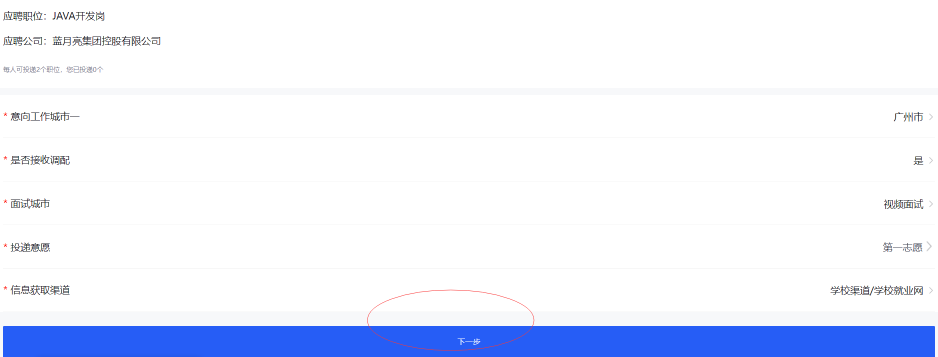
#> input picture 84-谢保成-武汉/image/p1.png, 1876 x 713 px, found by its file name (shown at 1/2 size)
$ python '图片灰度与二值化.py'
#> lines starting #> are read from the running program, lines starting #| are printed output that depends on the picture; after the words box and inside, x2 and y2 are one past the last pixel; in counts of white or black regions, pixels touching at a corner belong together
import cv2
import numpy as np
import matplotlib.pyplot as plt
from skimage.color import rgb2gray

filePath = '/84-谢保成-武汉/image/p1.png'
# ============================灰度化===========================================
'''
1.源码实现灰度化
'''
# 读取图片
img = cv2.imread(filePath)
#> img is the input picture: shape (713, 1876, 3); mean B, G, R 252.4, 239.3, 234.7
# 获取图片的信息
imgInfo = img.shape
#> imgInfo = (713, 1876, 3)
# 高度
height = int(imgInfo[0] * 0.5)
#> height = 356
# 宽度
width = int(imgInfo[1] * 0.5)
#> width = 938
# 将原图缩小一半
img = cv2.resize(img, (width, height))
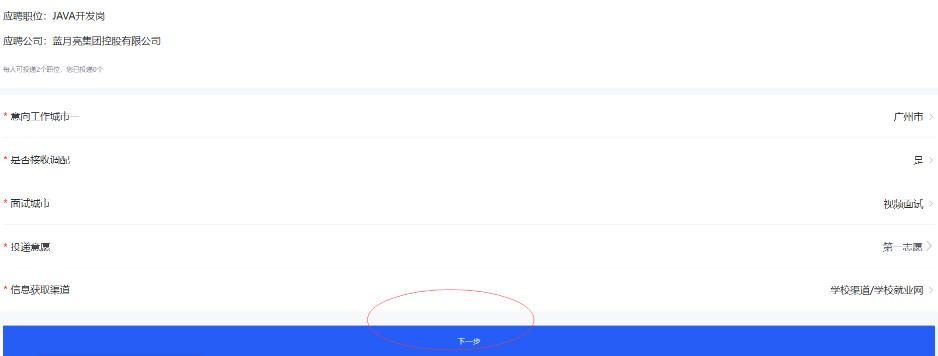
#> img: shape (356, 938, 3); mean B, G, R 252.4, 239.4, 234.8
# 创建一个和原图大小相同的矩阵，用于存放变化之后的灰度图
img_gray = np.zeros([height, width], img.dtype)
for i in range(0, height):
    for j in range(0, width):
        # 读取到原图的BGR像素点
        newImg = img[i, j]
        img_gray[i, j] = int(newImg[0] * 0.11 + newImg[1] * 0.59 + newImg[2] * 0.3)
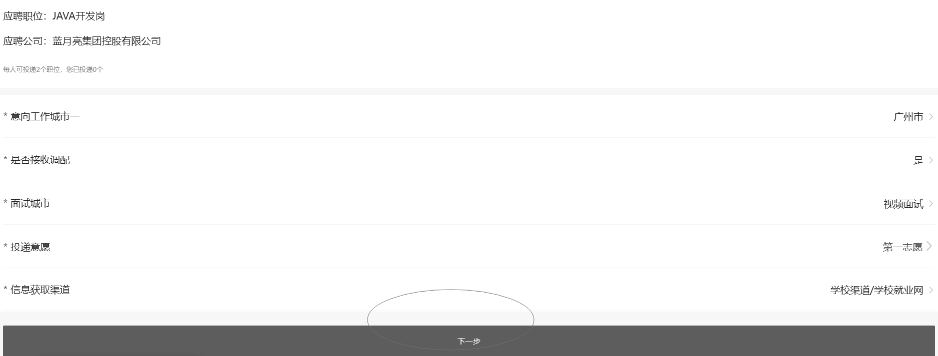
#> img_gray: shape (356, 938); min 29, max 255, mean 239.3
# print('img_gray\n', img_gray)
cv2.imshow('img', img)
cv2.imshow('gray', img_gray)
cv2.waitKey(0)

'''
2.调用cv原有的api实现灰度化
'''
img_cv_api2gray = cv2.cvtColor(img, cv2.COLOR_BGR2GRAY)
cv2.imshow('cv_api2gray', img_cv_api2gray)
cv2.waitKey(0)

# ============================二值化===========================================
'''
利用cv实现二值化
'''
cv2.threshold(img_gray, 127, 255, 0, img_gray)
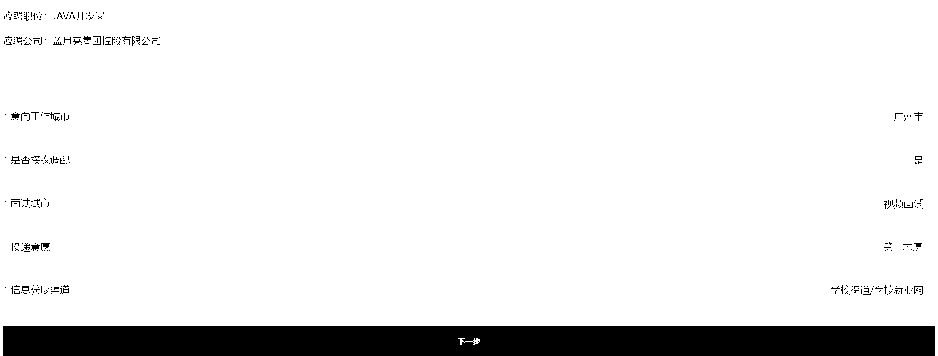
#> img_gray: shape (356, 938); 91.2% white; 300 black regions (282 under 20 px), largest, box (x1, y1, x2, y2) and area: (3, 326, 935, 356) 27897, (44, 112, 60, 121) 39, (41, 243, 50, 251) 37
cv2.imshow('cv_img_binary', img_gray)
cv2.waitKey(0)

'''
源码实现二值化（先灰度化）
'''
# 实现灰度化
img_gray = rgb2gray(img)
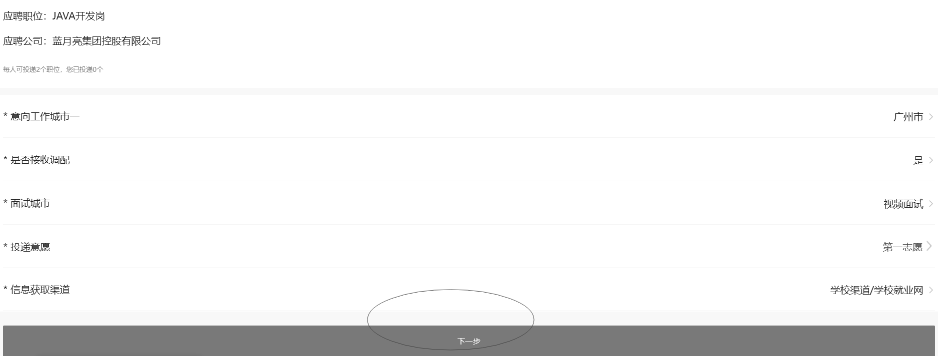
#> img_gray: shape (356, 938) float64; min 0.103, max 1, mean 0.948
rows, cols = img_gray.shape
#> rows = 356; cols = 938
for i in range(rows):
    for j in range(cols):
        if img_gray[i, j] <= 0.5:
            img_gray[i, j] = 0
        else:
            img_gray[i, j] = 1
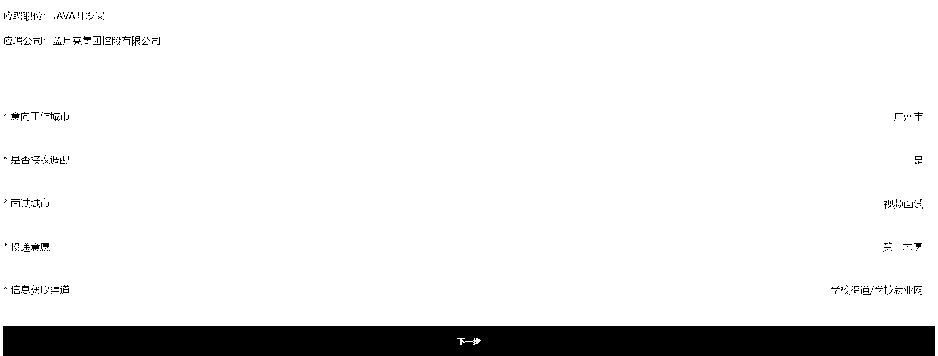
#> img_gray: shape (356, 938) float64; values 0 (black) and 1 (white), 91.2% white; 306 black regions (291 under 20 px), largest, box (x1, y1, x2, y2) and area: (3, 326, 935, 356) 27893, (44, 112, 60, 121) 39, (132, 36, 140, 46) 38
plt.imshow(img_gray, cmap='gray')
plt.show()

'''
利用numpy实现二值化
'''
img_binary = np.where(img_gray >= 0.5, 1, 0)
plt.imshow(img_binary, cmap='gray')
plt.show()

'''
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
'''
